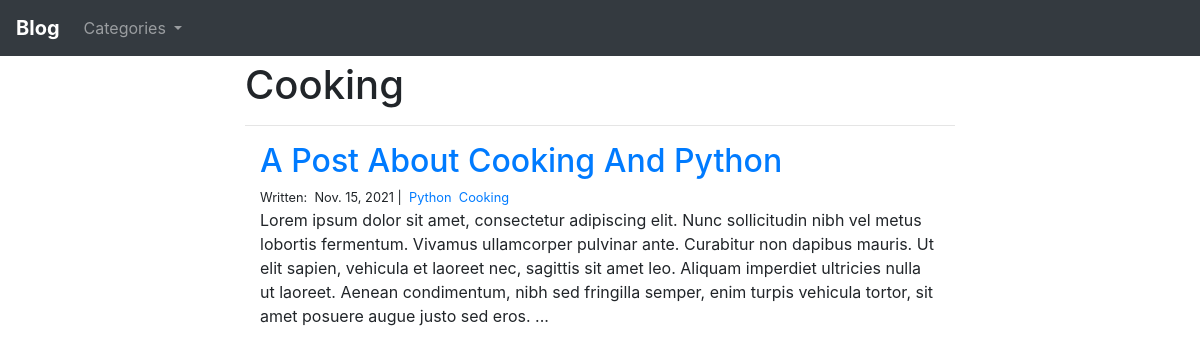
Screenshot of /blog/cooking/ with the database file from the repository.
### blog/models.py (models this page shows, shortened)
class Category(models.Model):
    class Meta:
        verbose_name_plural = 'Categories'
    name = models.CharField(max_length=20)

class Post(models.Model):
    title = models.CharField(max_length=255)
    body = models.TextField()
    created_on = models.DateTimeField(auto_now_add=True)
    last_modified = models.DateTimeField(auto_now=True)
    categories = models.ManyToManyField('Category', related_name='posts')

### blog/views.py (the view)
# urls.py: path('<category>/', views.blog_category, name='blog_category'),
def blog_category(request, category):
    posts = Post.objects.filter(
        categories__name__contains = category
    ).order_by('-created_on')
    nav_categories = Category.objects.all()
    context = {
        'posts' : posts,
        'category' : category,
        'nav_cats' : nav_categories,
    }
    return render(request, 'blog_category.html', context)

### blog/templates/blog_category.html
{% extends "base.html" %}
{% block page_content %}
  <h1 style="margin-top: 5">{{ category | title }}</h1>
  <hr>
  {% for post in posts %}
    <div class="container">
      <h2><a href="{% url 'blog_detail' post.pk %}">{{ post.title | title }}</a></h2>
      <small>
        Written:&nbsp;
        {{ post.created_on.date }} |&nbsp;
        {% for cat in post.categories.all %}
          <a href="{% url 'blog_category' cat.name %}">{{ cat.name | title }}</a>&nbsp;
        {% endfor %}
      </small>
      <p>
        {{ post.body | slice:":400" }}...
      </p>
    </div>
  {% endfor %}
{% endblock %}

### rows the page displays
Category: name "Cooking"
Post: title "A Post About Cooking And Python", created_on "Nov. 15, 2021", body "Lorem ipsum dolor sit amet, consectetur adipiscing elit. Nunc sollicitudin nibh vel metus lobortis fermentum. Vivamus ullamcorper pulvinar ante. Curabitur non dapibus mauris. Ut elit sapien, vehicula et laoreet nec, sagittis sit amet leo. Aliquam imperdiet ultricies nulla ut laoreet. Aenean condimentum, nibh sed fringilla semper, enim turpis vehicula tortor, sit amet posuere augue justo sed eros."
Category: name "Python"
